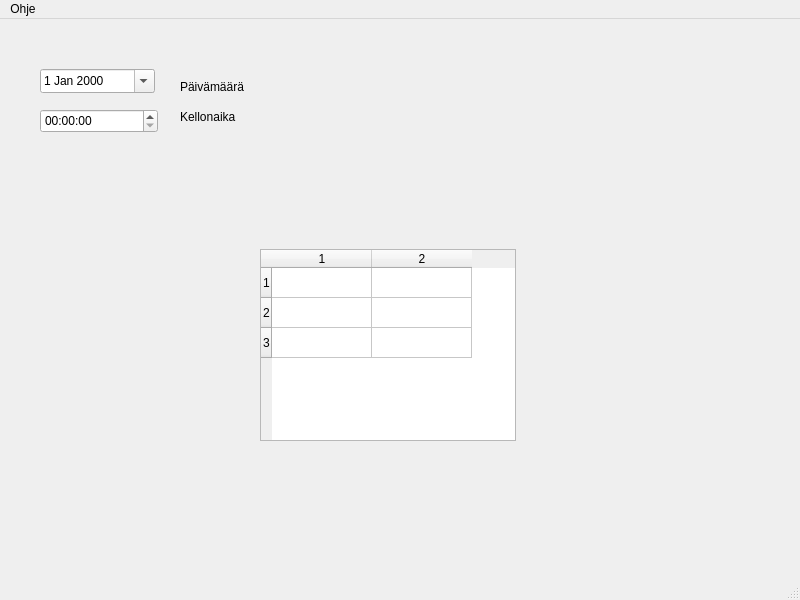
<?xml version="1.0" encoding="UTF-8"?>
<ui version="4.0">
 <class>MainWindow</class>
 <widget class="QMainWindow" name="MainWindow">
  <property name="geometry">
   <rect>
    <x>0</x>
    <y>0</y>
    <width>800</width>
    <height>600</height>
   </rect>
  </property>
  <property name="windowTitle">
   <string>MainWindow</string>
  </property>
  <widget class="QWidget" name="centralwidget">
   <widget class="QDateEdit" name="dateEdit">
    <property name="geometry">
     <rect>
      <x>40</x>
      <y>50</y>
      <width>115</width>
      <height>24</height>
     </rect>
    </property>
    <property name="calendarPopup">
     <bool>true</bool>
    </property>
   </widget>
   <widget class="QLabel" name="dateLabel">
    <property name="geometry">
     <rect>
      <x>180</x>
      <y>60</y>
      <width>71</width>
      <height>16</height>
     </rect>
    </property>
    <property name="text">
     <string>Päivämäärä</string>
    </property>
   </widget>
   <widget class="QTimeEdit" name="timeEdit">
    <property name="geometry">
     <rect>
      <x>40</x>
      <y>90</y>
      <width>118</width>
      <height>24</height>
     </rect>
    </property>
    <property name="calendarPopup">
     <bool>true</bool>
    </property>
   </widget>
   <widget class="QLabel" name="timeLabel">
    <property name="geometry">
     <rect>
      <x>180</x>
      <y>90</y>
      <width>71</width>
      <height>16</height>
     </rect>
    </property>
    <property name="text">
     <string>Kellonaika</string>
    </property>
   </widget>
   <widget class="QTableWidget" name="tableWidget">
    <property name="geometry">
     <rect>
      <x>260</x>
      <y>230</y>
      <width>256</width>
      <height>192</height>
     </rect>
    </property>
    <property name="whatsThis">
     <string>&lt;html&gt;&lt;head/&gt;&lt;body&gt;&lt;p&gt;Luettelo autoista taulukkomuodossa. Voit valita auton klikkaamalla taulukon solua.Valitsemasi auton rekisterinumero näkyy näytönbalaosassa tilarivillä. Auton valinta aktivoi Poista-painikkeen.&lt;/p&gt;&lt;p&gt;&lt;br/&gt;&lt;/p&gt;&lt;p&gt;Lisätietoja:&lt;a href=&quot;https://github.com/TiViOpetus/Autolainaus_hallinta/wiki/K%C3%A4ytt%C3%B6ohje&quot;&gt;&lt;span style=&quot; text-decoration: underline; color:#003e92;&quot;&gt;Raportin resposirorista&lt;/span&gt;&lt;/a&gt;&lt;/p&gt;&lt;/body&gt;&lt;/html&gt;</string>
    </property>
    <property name="rowCount">
     <number>3</number>
    </property>
    <property name="columnCount">
     <number>2</number>
    </property>
    <row/>
    <row/>
    <row/>
    <column/>
    <column/>
   </widget>
  </widget>
  <widget class="QMenuBar" name="menubar">
   <property name="geometry">
    <rect>
     <x>0</x>
     <y>0</y>
     <width>800</width>
     <height>33</height>
    </rect>
   </property>
   <widget class="QMenu" name="menuOhje">
    <property name="title">
     <string>Ohje</string>
    </property>
    <addaction name="actionOhjetila"/>
   </widget>
   <addaction name="menuOhje"/>
  </widget>
  <widget class="QStatusBar" name="statusbar"/>
  <action name="actionOhjetila">
   <property name="checkable">
    <bool>true</bool>
   </property>
   <property name="icon">
    <iconset theme="QIcon::ThemeIcon::HelpFaq"/>
   </property>
   <property name="text">
    <string>Ohjetila</string>
   </property>
   <property name="toolTip">
    <string>Ohjetila</string>
   </property>
  </action>
 </widget>
 <resources/>
 <connections/>
</ui>
